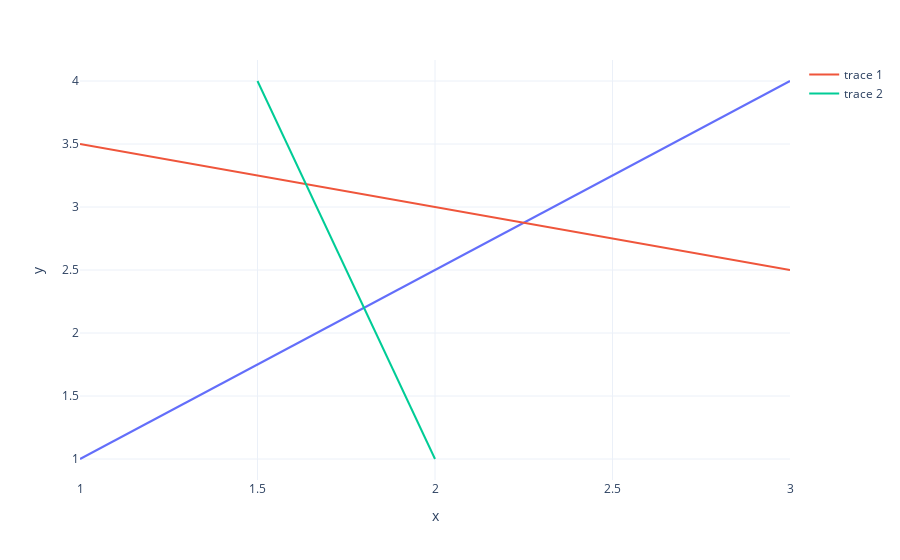

Notebook code cell kept with this figure:
### Code cell
# No todos se intersectan en el mismo punto
df1 = pd.DataFrame(dict(x = [1, 3], y = [1, 4]))
df2 = pd.DataFrame(dict(x = [1, 3], y = [3.5, 2.5]))
df3 = pd.DataFrame(dict(x = [1.5, 2], y = [4, 1]))

fig = px.line(df1, x = 'x', y = 'y')
fig.add_scatter(x = df2['x'], y = df2['y'], mode = 'lines')
fig.add_scatter(x = df3['x'], y = df3['y'], mode = 'lines')

fig.show()

### Figure 1 — Plotly figure (JSON) as saved in the notebook; plotly's stock layout.template omitted (floating-point values rounded to 4 significant figures)
{"data": [{"hovertemplate": "x=%{x}<br>y=%{y}<extra></extra>", "legendgroup": "", "line": {"color": "#636efa", "dash": "solid"}, "marker": {"symbol": "circle"}, "mode": "lines", "name": "", "orientation": "v", "showlegend": false, "type": "scatter", "x": [1, 3], "xaxis": "x", "y": [1, 4], "yaxis": "y"}, {"mode": "lines", "type": "scatter", "x": [1, 3], "y": [3.5, 2.5]}, {"mode": "lines", "type": "scatter", "x": [1.5, 2], "y": [4, 1]}], "layout": {"legend": {"tracegroupgap": 0}, "margin": {"t": 60}, "xaxis": {"anchor": "y", "domain": [0, 1], "title": {"text": "x"}}, "yaxis": {"anchor": "x", "domain": [0, 1], "title": {"text": "y"}}}}
